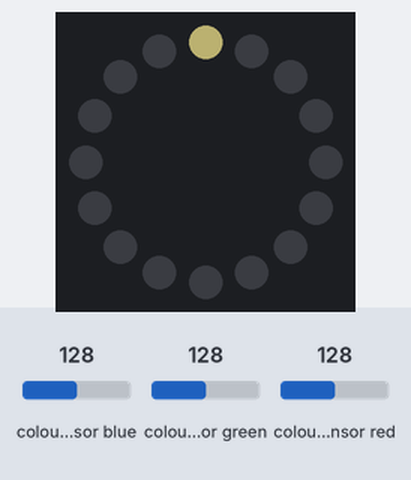
A sketch run on a simulated Arduino Uno, built with avr-gcc and run on an emulated ATmega328P. Parts: 16 RGB LEDs in a ring, first at the top, clockwise. Wiring (inferred from the names in the program): TCS3200 colour sensor: output pin 4; S2 pin 8; S3 pin 7. The inputs (shaded band) are chosen by the test bench; at power-on: colour sensor blue 128, colour sensor green 128, colour sensor red 128. Dim RGB values are drawn brighter than linear; what the sketch prints to the serial monitor is not drawn.

Above: at 0.11 s.
At 0.51 s:
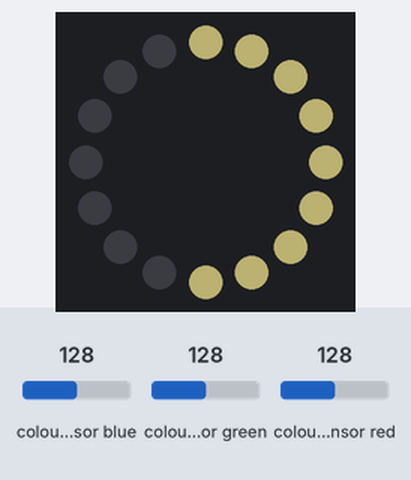
At 0.9 s:
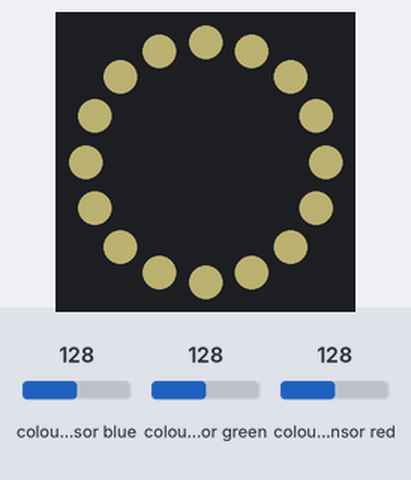

The sketch:

neopixel_colorsensor.ino
```cpp
/***************************************************************************************

Tutorial:http://www.toptechboy.com/arduino/lesson-15-super-cool-arduino-color-sensor-project/

S0 S1 OUTPUT FREQUENCY SCALING           S2 S3 PHOTODIODE TYPE
L L Power down                            L L Red
L H 2%                                    L H Blue
H L 20%                                   H L Clear (no filter)
H H 100%                                  H H Green

s0=Gnd
s1=VCC


RGB
RBG
GRB
GBR
BRG
BGR

tunned for most of the colors
******************************************************************************************/
#include <Adafruit_NeoPixel.h>
#include <avr/power.h>
#define wsled 6
Adafruit_NeoPixel ring = Adafruit_NeoPixel(16, wsled, NEO_GRB + NEO_KHZ800);
int s2 = 8;  //color sensor
int s3 = 7;  //color sensor
int out =4;  //color sensor

unsigned long int pulseWidth;

int rColor;
int gColor;
int bColor;

void setup()
{
 Serial.begin(9600);
 ring.begin();
 ring.show();
 ring.setBrightness(75);

 pinMode(s2,OUTPUT);
 pinMode(s3,OUTPUT);
 pinMode(out,INPUT);
}

void loop()
{

  //read red color
   digitalWrite(s2,LOW);
   digitalWrite(s3,LOW);
   pulseWidth=pulseIn(out,LOW);
   rColor = (pulseWidth/400) - 1;
   rColor = (255 -rColor);

   //read green color
   digitalWrite(s2,HIGH);
   digitalWrite(s3,HIGH);
   pulseWidth=pulseIn(out,LOW);
   gColor = (pulseWidth/400) - 1;
   gColor = (255 -gColor);

   //read blue color
   digitalWrite(s2,LOW);
   digitalWrite(s3,HIGH);
   pulseWidth=pulseIn(out,LOW);
   bColor = (pulseWidth/400) - 1;
   bColor = (255 -bColor);
  // taking out orignal colors

 /*  Serial.print(rColor);
   Serial.print(",");
   Serial.print(gColor);
   Serial.print(",");
   Serial.println(bColor);

   delay(100);
*/

////////////////////////////////////////// TUNE THE BELOW GIVEN rColor,gColor,bColor for accurate results.//////////////////////////////////////////

  //White Color
  if (rColor >=251 && gColor >=251 && bColor >=251)
 {
 rColor = 255;
 bColor = 255;
 gColor = 255;
  }

  //red color
else  if(rColor > gColor && gColor > bColor)
  {
   rColor = rColor;
   gColor=gColor/1.5;  // gColor = gColor   ;
   bColor=bColor * 0.05;     //bColor = bColor * 0.1;
  }
  else if(rColor > bColor && bColor > gColor)
  {
   rColor = rColor;
   bColor = bColor /  8;
   gColor = gColor *0.5;  //0.50
  }

// green color
   else  if(gColor > rColor && rColor > bColor)
  {
   gColor = 255;
   rColor = rColor/1.5;
   bColor = bColor * 0.5;
  }
  else if(gColor > bColor && bColor > rColor)

  {
   gColor = 255;
   bColor = bColor/2;
   rColor = rColor * 0.50;
  }

  //blue color
  else if(bColor > rColor && rColor > gColor)

  {
   bColor = 255;
   rColor = rColor/1.5;
   gColor = gColor* 0.5;
  }
 else if(bColor > gColor && gColor > rColor)
  {
   bColor = 255;
   gColor = gColor/2;
   rColor = rColor * 0.50;
  }

  // no Color(black out)
  else
  {
rColor=0;
gColor=0;
bColor=0;
  }

  // correcting red,blue,green color
bColor =bColor * .6;
gColor =gColor * .95;
//rColor =rColor * .002;

   Serial.print(rColor);
   Serial.print(",");
   Serial.print(gColor);
   Serial.print(",");
   Serial.println(bColor);

   delay(100);

//ADD ANY RGB LED CODE in this case it is neopixel

  for(int i=0;i<=16;i++)
  {  // pixels.Color takes RGB values, from 0,0,0 up to 255,255,255
    ring.setPixelColor(i, ring.Color(rColor,gColor,bColor));
    ring.show(); // This sends the updated pixel color to the hardware.
    delay(50);
  }

}
```
